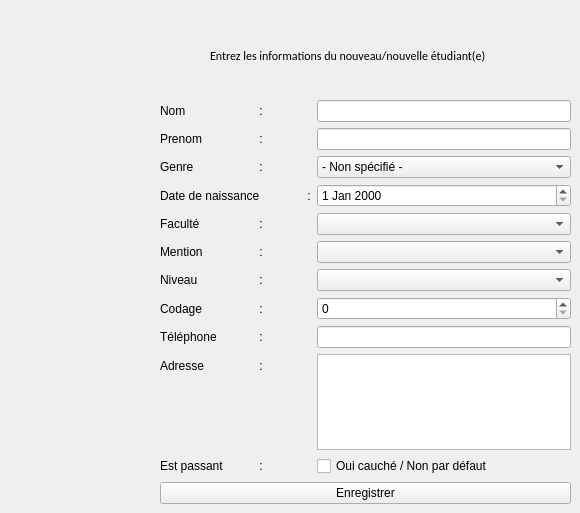
      <widget class="QWidget" name="insc_Etudiant">
       <attribute name="icon">
        <iconset>
         <normaloff>Assets/icons8-add-user-group-man-man-skin-type-7-96.png</normaloff>Assets/icons8-add-user-group-man-man-skin-type-7-96.png</iconset>
       </attribute>
       <attribute name="title">
        <string>Nouveau/lle étudiant</string>
       </attribute>
       <widget class="QLabel" name="inscEt_Message">
        <property name="geometry">
         <rect>
          <x>210</x>
          <y>40</y>
          <width>311</width>
          <height>31</height>
         </rect>
        </property>
        <property name="font">
         <font>
          <family>Calibri</family>
         </font>
        </property>
        <property name="text">
         <string>Entrez les informations du nouveau/nouvelle étudiant(e)</string>
        </property>
       </widget>
       <widget class="QWidget" name="formLayoutWidget_11">
        <property name="geometry">
         <rect>
          <x>160</x>
          <y>100</y>
          <width>411</width>
          <height>404</height>
         </rect>
        </property>
        <layout class="QFormLayout" name="formLayout_9">
         <item row="0" column="0">
          <widget class="QLabel" name="inscEt_nomLabel">
           <property name="text">
            <string>Nom		 :</string>
           </property>
          </widget>
         </item>
         <item row="0" column="1">
          <widget class="QLineEdit" name="inscEt_nomLineEdit"/>
         </item>
         <item row="1" column="0">
          <widget class="QLabel" name="inscEt_prenomLabel">
           <property name="text">
            <string>Prenom		 :</string>
           </property>
          </widget>
         </item>
         <item row="1" column="1">
          <widget class="QLineEdit" name="inscEt_prenomLineEdit"/>
         </item>
         <item row="2" column="0">
          <widget class="QLabel" name="inscEt_genreLabel">
           <property name="text">
            <string>Genre		 :</string>
           </property>
          </widget>
         </item>
         <item row="3" column="0">
          <widget class="QLabel" name="inscEt_dateDeNaissanceLabel">
           <property name="text">
            <string>Date de naissance	 :</string>
           </property>
          </widget>
         </item>
         <item row="3" column="1">
          <widget class="QDateEdit" name="inscEt_dateDeNaissanceDateEdit"/>
         </item>
         <item row="2" column="1">
          <widget class="QComboBox" name="inscEt_genreComboBox">
           <item>
            <property name="text">
             <string>- Non spécifié -</string>
            </property>
           </item>
           <item>
            <property name="text">
             <string>Homme</string>
            </property>
           </item>
           <item>
            <property name="text">
             <string>Femme</string>
            </property>
           </item>
          </widget>
         </item>
         <item row="4" column="0">
          <widget class="QLabel" name="inscEt_faculteLabel">
           <property name="text">
            <string>Faculté		 :</string>
           </property>
          </widget>
         </item>
         <item row="4" column="1">
          <widget class="QComboBox" name="inscEt_faculteComboBox">
           <property name="placeholderText">
            <string>- Non spécifié -</string>
           </property>
          </widget>
         </item>
         <item row="5" column="0">
          <widget class="QLabel" name="inscEt_mentionLabel">
           <property name="text">
            <string>Mention		 :</string>
           </property>
          </widget>
         </item>
         <item row="5" column="1">
          <widget class="QComboBox" name="inscEt_mentionComboBox">
           <property name="placeholderText">
            <string>- Non spécifié -</string>
           </property>
          </widget>
         </item>
         <item row="6" column="0">
          <widget class="QLabel" name="inscEt_niveauLabel">
           <property name="text">
            <string>Niveau		 :</string>
           </property>
          </widget>
         </item>
         <item row="6" column="1">
          <widget class="QComboBox" name="inscEt_niveauComboBox">
           <property name="placeholderText">
            <string>- Non spécifié -</string>
           </property>
          </widget>
         </item>
         <item row="7" column="0">
          <widget class="QLabel" name="inscEt_codageLabel">
           <property name="text">
            <string>Codage		 :</string>
           </property>
          </widget>
         </item>
         <item row="7" column="1">
          <widget class="QSpinBox" name="inscEt_codageSpinBox"/>
         </item>
         <item row="8" column="0">
          <widget class="QLabel" name="inscEt_telephonePhoneLabel">
           <property name="text">
            <string>Téléphone	 :</string>
           </property>
          </widget>
         </item>
         <item row="8" column="1">
          <widget class="QLineEdit" name="inscEt_telephoneLineEdit"/>
         </item>
         <item row="9" column="0">
          <widget class="QLabel" name="inscEt_adresseLabel">
           <property name="text">
            <string>Adresse 		 :</string>
           </property>
          </widget>
         </item>
         <item row="9" column="1">
          <widget class="QTextEdit" name="inscEt_adresseTextEdit"/>
         </item>
         <item row="11" column="0" colspan="2">
          <widget class="QPushButton" name="inscEt_Enregistrer">
           <property name="text">
            <string>Enregistrer</string>
           </property>
          </widget>
         </item>
         <item row="10" column="0">
          <widget class="QLabel" name="inscEt_estPassantLabel">
           <property name="text">
            <string>Est passant	 :</string>
           </property>
          </widget>
         </item>
         <item row="10" column="1">
          <widget class="QCheckBox" name="inscEt_estPassantCheckBox">
           <property name="text">
            <string>Oui cauché / Non par défaut</string>
           </property>
          </widget>
         </item>
        </layout>
       </widget>
      </widget>
